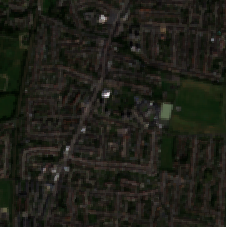
#> input picture datasets/test_imgs/-0.04042418778537847_51.66660356613429.png, 226 x 227 px, found by its file name
$ python dupe_tfms.py ../../datasets/test_imgs
#> lines starting #> are read from the running program, lines starting #| are printed output that depends on the picture
#! /usr/bin/python3

"""
A command-line script to take the existing images in a given directory, and
store copies in the following configurations:
horz flip
rotated 90 degrees clockwise * 3
Every valid non-duplicated combination of the above transforms

see fastai for other good transforms.
"""

import os
import PIL
import sys
from PIL import Image
from PIL import ImageDraw

#def filepaths
r90 = "r90"
r180 = "r180"
r270 = "r270"

# ARG FORMAT IS DIR, THEN NOTHING
imgdir = sys.argv[1]

def dupeAndFlip(image, imgdir, filename):
  image.save(f"{imgdir}/normal/{filename}")
  flip = image.transpose(PIL.Image.FLIP_LEFT_RIGHT)
  flip.save(f"{imgdir}/hflip/{filename}")

for file in os.listdir(imgdir):
  try:
    filesplit = os.path.split(file)
    print(file)

    img = Image.open(file)
#> img is the input picture: PIL image 226x227 RGB; mean R, G, B 30.9, 31.1, 23.5
    r90 = img.transpose(PIL.Image.ROTATE_90)
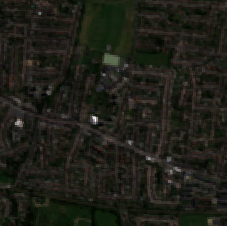
#> r90: PIL image 227x226 RGB; mean R, G, B 30.9, 31.1, 23.5
    r180 = img.transpose(PIL.Image.ROTATE_180)
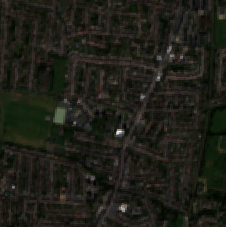
#> r180: PIL image 226x227 RGB; mean R, G, B 30.9, 31.1, 23.5
    r270 = img.transpose(PIL.Image.ROTATE_270)
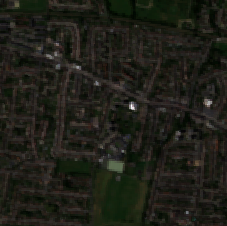
#> r270: PIL image 227x226 RGB; mean R, G, B 30.9, 31.1, 23.5
    dupeAndFlip(img, f"{imgdir}/../orig", file)
#> in dupeAndFlip, `flip = image.transpose(PIL.Image.FLIP_LEFT_RIGHT)`:
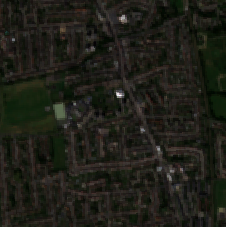
#> flip: PIL image 226x227 RGB; mean R, G, B 30.9, 31.1, 23.5
    dupeAndFlip(r90, f"{imgdir}/../r90", file)
#> call 2 of dupeAndFlip, with imgdir = '../../datasets/test_imgs/../r90'
#> in dupeAndFlip (call 2), `flip = image.transpose(PIL.Image.FLIP_LEFT_RIGHT)`:
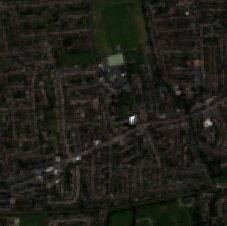
#> flip: PIL image 227x226 RGB; mean R, G, B 30.9, 31.1, 23.5
    dupeAndFlip(r180, f"{imgdir}/../r180", file)
#> call 3 of dupeAndFlip, with imgdir = '../../datasets/test_imgs/../r180'
#> in dupeAndFlip (call 3), `flip = image.transpose(PIL.Image.FLIP_LEFT_RIGHT)`:
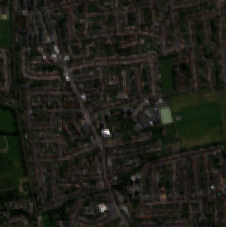
#> flip: PIL image 226x227 RGB; mean R, G, B 30.9, 31.1, 23.5
    dupeAndFlip(r270, f"{imgdir}/../r270", file)
#> call 4 of dupeAndFlip, with imgdir = '../../datasets/test_imgs/../r270'
#> in dupeAndFlip (call 4), `flip = image.transpose(PIL.Image.FLIP_LEFT_RIGHT)`:
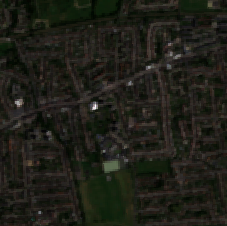
#> flip: PIL image 227x226 RGB; mean R, G, B 30.9, 31.1, 23.5
  except Exception:
    print("that ain't no image")
    print()
#> pass 2 of the loop `for file in os.listdir(imgdir):`:
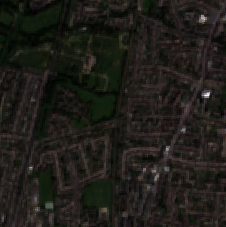
#> input picture datasets/test_imgs/-0.04940734062657368_51.66660356613429.png, 226 x 227 px, found by its file name
#> img is the input picture: PIL image 226x227 RGB; mean R, G, B 31.3, 29.4, 24.5
#> `r180 = img.transpose(PIL.Image.ROTATE_180)`:
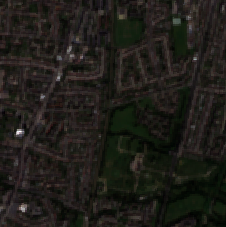
#> r180: PIL image 226x227 RGB; mean R, G, B 31.3, 29.4, 24.5
#> flip: PIL image 226x227 RGB
#> flip: PIL image 227x226 RGB
#> flip: PIL image 226x227 RGB
#> in dupeAndFlip (call 8), `flip = image.transpose(PIL.Image.FLIP_LEFT_RIGHT)`:
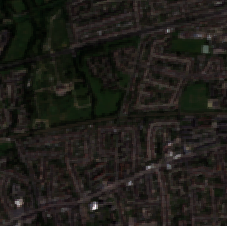
#> flip: PIL image 227x226 RGB; mean R, G, B 31.3, 29.4, 24.5
